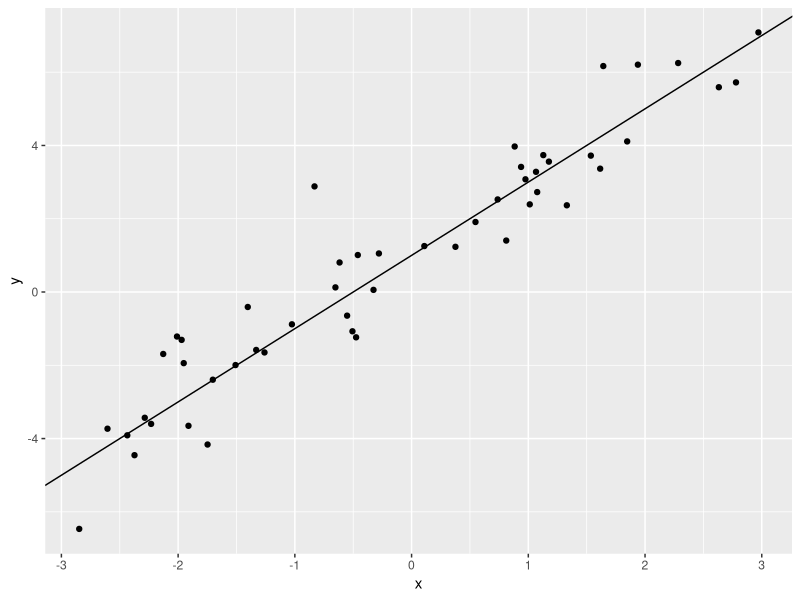
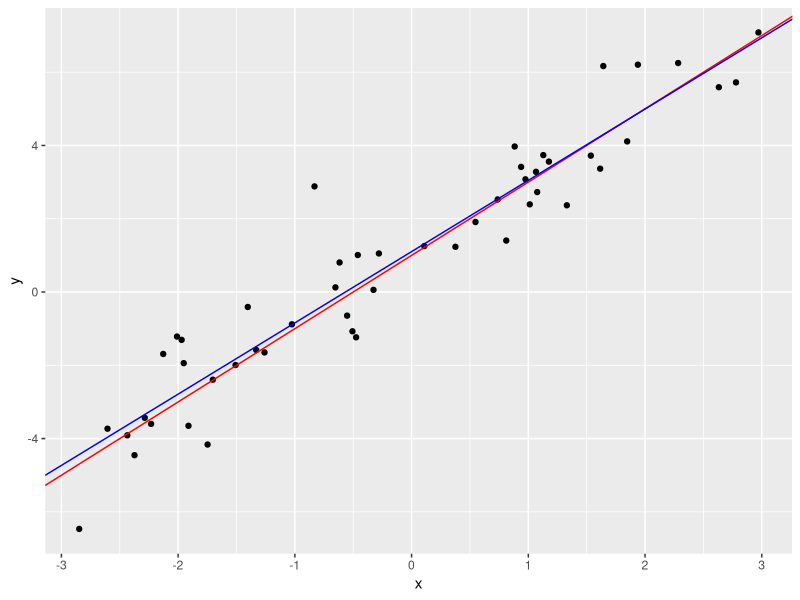
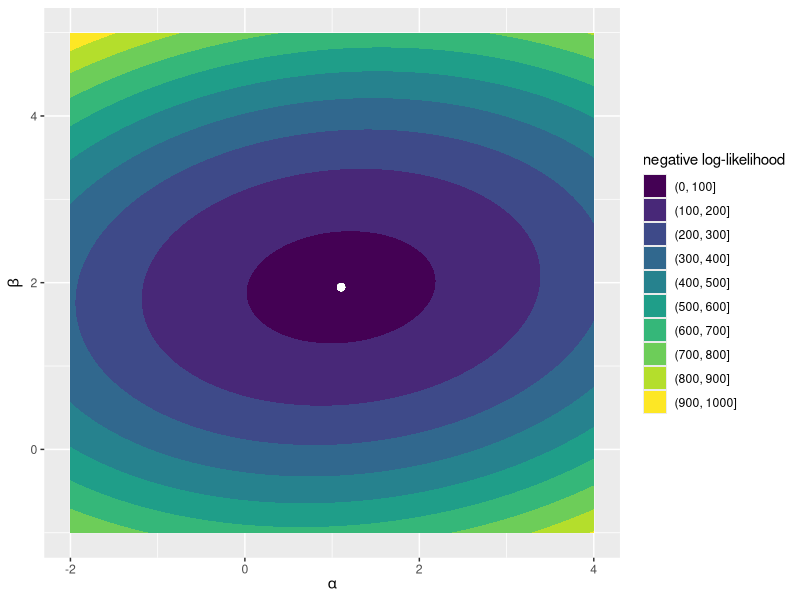
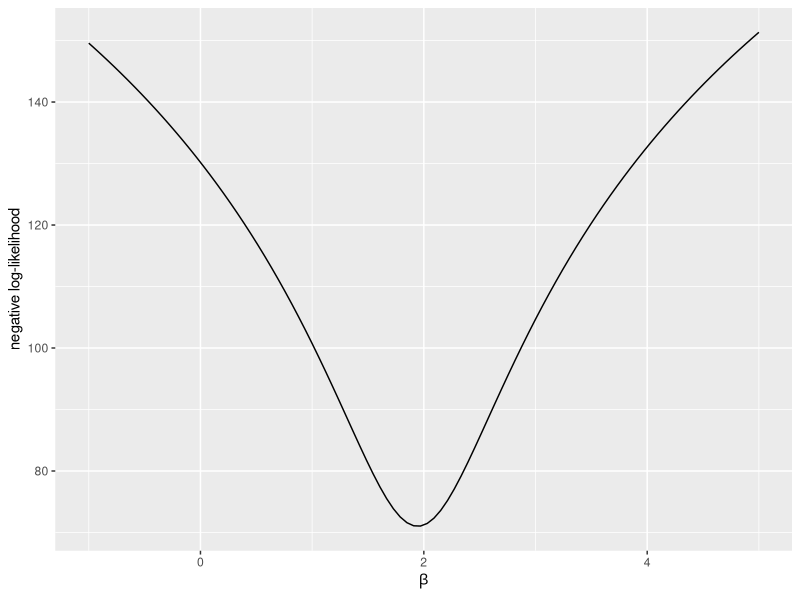
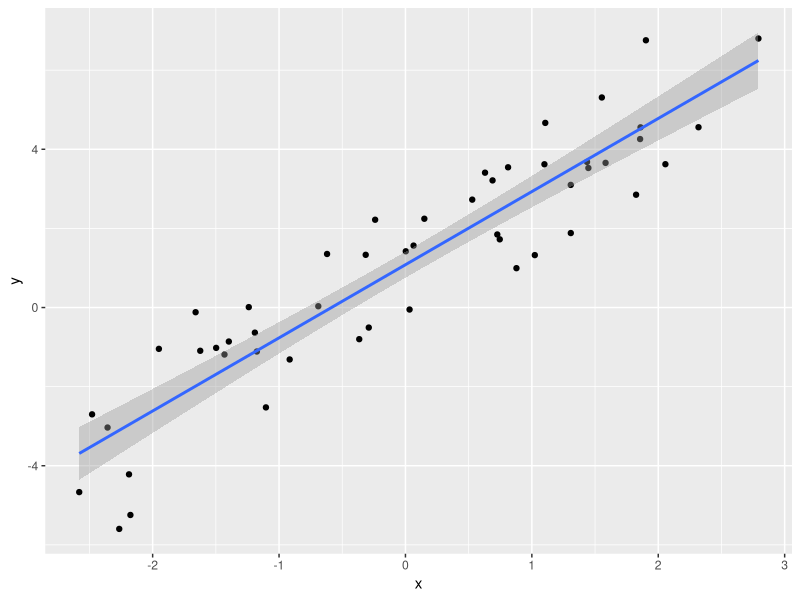

The R source for these figures, in order:
## ---- chunk 1
## load the tidyverse packages
if (!require("tidyverse")) install.packages("tidyverse"); library(tidyverse)

knitr::opts_chunk$set(fig.height = 4, fig.width = 6)
## ---- chunk 2
a <- 1 ## intercept
b <- 2 ## slope
sigma <- 1 ## error standard deviation
## ---- chunk 3
n <- 50 ## sample size

## simulate data
sim_data <- data.frame(x = runif(n, min = -3, max = 3))
sim_data$y <- rnorm(n, mean = a + b*sim_data$x, sd = sigma)

## Look at the data structure
head(sim_data)
## ---- chunk 4
sim_data %>% # start with the data
  ggplot(aes(x, y)) + # tell ggplot which aesthetics to use
  geom_point() + # add points
  geom_abline(intercept = a, slope = b) # show the known regression line
## ---- chunk 5
## negative log-likelihood of y-values given intercept, slope, and error sd
## we pass the parameters as a vector in the order a, b, sigma
lm_log_lik <- function(par, x, y) {
  a <- par["a"]; b <- par["b"]; sigma <- exp(par["log_sigma"])
  -sum(dnorm(y, mean = a + b*x, sd = sigma, log = TRUE))
}
## ---- chunk 6
fit <- optim(
  par = c(a = 0, b = 0, log_sigma = 0), 
  fn = lm_log_lik, 
  x = sim_data$x, 
  y = sim_data$y, 
  hessian = TRUE
)

fit
## ---- chunk 7
coef(lm(y ~ x, data = sim_data))
## ---- chunk 8
sim_data %>%   
  ggplot(aes(x, y)) + # tell ggplot which aesthetics to use
  geom_point() + # add points
  geom_abline(intercept = a, slope = b, color = "red") + # true regression line
  geom_abline(intercept = fit$par[1], slope = fit$par[2], color = "blue") # fit
## ---- chunk 9
a_seq <- seq(-2, 4, length.out = 100)
b_seq <- seq(-1, 5, length.out = 100)

### data frame containing all combinations of the intercept and slope values
par_grid <- expand.grid("a" = a_seq, "b" = b_seq)

### loop over data frame, store negative log likelihood
for (i in 1:nrow(par_grid)) {
  par_grid$loglik[i] <- lm_log_lik(
    c(a = par_grid$a[i], b = par_grid$b[i], fit$par[3]), 
    x = sim_data$x, 
    y = sim_data$y
  )
}
## ---- chunk 10
par_grid %>% 
  ggplot(aes(a, b, z = loglik)) + 
  geom_contour_filled() + 
  labs(x = expression(alpha), y = expression(beta), fill = "negative log-likelihood") + 
  geom_point(aes(x = fit$par[1], y = fit$par[2]), size = 2, color = "white")
## ---- chunk 11
## Modify our `lm_log_lik` function so that the slope is a separate argument
## We'll pass this to `optim` to just find the values of the intercept and sd
slope_proflik <- function(pars, b, x, y) {
  a <- pars[1]; sigma <- pars[2] ## only two pars in this function
  if (sigma > 0) {
    return(-sum(dnorm(y, mean = a + b*x, sd = sigma, log = TRUE)))
  } else {
    return(1000)
  }
}

b_profile <- data.frame(
  b = seq(-1, 5, length.out = 100)  ## values of slope to loop over
)

## loop over values of the slope, store negative log-likelihood
for (i in 1:nrow(b_profile)) {
  b_fit <- optim(
    par = c(a = 0, sigma = 1), # initial values for intercept and sd
    fn = slope_proflik,  # objective function
    b = b_profile$b[i], # fixed slope value
    x = sim_data$x,   # x values
    y = sim_data$y   # y values
  )
  b_profile$nll[i] <- b_fit$value
}

## plot slope profile
b_profile %>% 
  ggplot(aes(b, nll)) + 
  geom_line() + 
  labs(x = expression(beta), y = "negative log-likelihood")
## ---- chunk 12
var_cov <- solve(fit$hessian)
var_cov
## ---- chunk 13
fisher_se <- sqrt(diag(var_cov))
fisher_se
## ---- chunk 14
summary(lm(y ~ x, data = sim_data))
## ---- chunk 15
n_obs <- nrow(sim_data) ## number of observations
n_samples <- 1000 ## number of bootstrap samples

## initialize an empty matrix to store parameter estimates for each sample
par_samples <- matrix(nrow = n_samples, ncol = 3)

## recalculate MLE for each sample
for (i in 1:n_samples) {
  sample_rows <- sample(1:n_obs, size = n_obs, replace = TRUE) # sampled rows from data
  new_data <- sim_data[sample_rows,] # subset data to sampled rows
  
  sample_fit <- optim(
    par = c(a = 0, b = 0, log_sigma = 0), # initial values
    fn = lm_log_lik, # log likelihood function
    x = new_data$x, # sampled x-values
    y = new_data$y # sampled y-values
  )
  
  par_samples[i,] <- sample_fit$par # store sample parameters
}

boot_se <- apply(par_samples, MARGIN = 2, FUN = sd) # calculate column SDs
setNames(boot_se, names(fit$par))
## ---- chunk 16
gamma <- 0.05 ## 95% confidence interval

alpha_CI <- qnorm(c(gamma/2, 1 - gamma/2), mean = fit$par[1], sd = fisher_se[1])
beta_CI <- qnorm(c(gamma/2, 1 - gamma/2), mean = fit$par[2], sd = fisher_se[2])

cbind(alpha_CI, beta_CI)
## ---- chunk 17
alpha_CI <- qnorm(c(gamma/2, 1 - gamma/2), mean = fit$par[1], sd = boot_se[1])
beta_CI <- qnorm(c(gamma/2, 1 - gamma/2), mean = fit$par[2], sd = boot_se[2])

cbind(alpha_CI, beta_CI)
## ---- chunk 18
alpha_CI <- quantile(par_samples[,1], c(gamma/2, 1 - gamma/2))
beta_CI <- quantile(par_samples[,2], c(gamma/2, 1 - gamma/2))

cbind(alpha_CI, beta_CI)
## ---- chunk 19
lm_fit <- function(x, y, SE = "fisher", init = c("a" = 0, "b" = 0, "log_sigma" = 0), n_boot = 1000) {

  if (!(SE %in% c("bootstrap", "fisher"))) stop("SE options are bootstrap or fisher")
  if (length(x) != length(y)) stop("x and y lengths differ")

  ## Maximum-likelihood estimate
  MLE <- optim(
    par = init, # initial values
    fn = lm_log_lik,  # our negative log-likelihood function
    x = x,   # x values
    y = y,   # y values
    hessian = (SE == "fisher") # only return Hessian if Fisher information used
  )

  ## Standard error using either fisher information or bootstrapping
  if (SE == "fisher") {
    var_cov <- solve(MLE$hessian)
    fit_se <- sqrt(diag(var_cov))
  } else {
    n_obs <- length(x) ## number of observations

    ## initialize an empty matrix to store parameter estimates for each sample
    par_samples <- matrix(nrow = n_boot, ncol = 3)

    ## recalculate MLE for each sample
    for (i in 1:n_boot) {
      samp <- sample(1:n_obs, size = n_obs, replace = TRUE) # sampled observations
      new_x <- x[samp] # subset x to sampled observations
      new_y <- y[samp] # subset y to sampled observations

      sample_fit <- optim(
        par = init, # initial values
        fn = lm_log_lik, # log likelihood function
        x = new_x, # sampled x-values
        y = new_y # sampled y-values
      )
  
    par_samples[i,] <- sample_fit$par # store sample parameters
  }
  fit_se <- apply(par_samples, MARGIN = 2, FUN = sd) # calculate column SDs
 }

 ## nicely format output
 data.frame(
   coef = c("intercept", "slope"), 
   estimate = MLE$par[1:2], 
   SE = fit_se[1:2]
 )

}
## ---- chunk 20
a <- 1 ## intercept
b <- 2 ## slope
sigma <- 1 ## error standard deviation
n <- 50 ## sample size

## simulate data
sim_data <- tibble(
  x = runif(n, min = -3, max = 3), ## x values
  y = rnorm(n, mean = a + b*x, sd = sigma) ## regression equation
)

## plot data
sim_data %>% ggplot(aes(x, y)) + geom_point() + geom_smooth(method = "lm")

## run regression
lm_fit(sim_data$x, sim_data$y, SE = "fisher")
## ---- chunk 21
## YOUR CODE HERE
## ---- chunk 22
### full negative log-likelihood
full <- optim(par = c(a = 0, b = 0, log_sigma = 0), fn = lm_log_lik, x = anscombe$x1, y = anscombe$y1)
full <- full$value

### reduced negative log-likelihood
## YOUR CODE HERE

### calculate test statistic
## YOUR CODE HERE

### p-value
## YOUR CODE HERE
## ---- chunk 23
### WRITE THE SUM OF SQUARES FUNCTION -------------------------------------
## sum of squared errors given intercept and slope
## pass the parameters as a vector c(a, b)
sum_sqrs <- function(pars, x, y) {
  a <- pars["a"]; b <- pars["b"]
  ## YOUR CODE HERE
}

### SIMULATE DATA ---------------------------------------------------------

a <- 1 ## intercept
b <- 2 ## slope
sigma <- 1 ## error standard deviation
n <- 50 ## sample size

## simulate data
sim_data <- tibble(
  x = runif(n, min = -3, max = 3), ## x values
  y = rnorm(n, mean = a + b*x, sd = sigma) ## regression equation
)

### OBTAIN PARAMETER ESTIMATES USING SUM OF SQUARES -----------------------
ss_fit <- optim(
  par = c(a = 0, b = 0), # initial values (a, b)
  fn = sum_sqrs,  # sum of squares function
  x = sim_data$x,   # x values
  y = sim_data$y   # y values
)

ss_fit
## ---- chunk 24
### OBTAIN PARAMETER ESTIMATES USING MAXIMUM LIKELIHOOD -------------------
ml_fit <- optim(
  par = c(a = 0, b = 0, log_sigma = 0), # initial values (a, b, sigma)
  fn = lm_log_lik,  # negative log-likelihood function
  x = sim_data$x,   # x values
  y = sim_data$y   # y values
)

ml_fit
